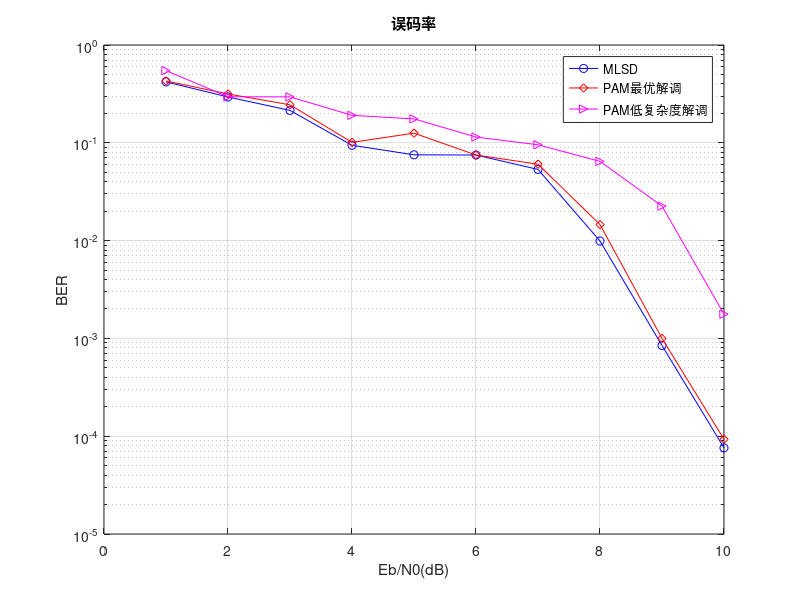

This chart was generated by the following MATLAB code:
clc,clear;
set(0,'defaultfigurecolor','w');                 %设置图窗背景为白色
EbN0 = 1:1:10;
MLSDAccRate =[58.0315 70.5641 78.5654 90.5654 92.4641 92.5 94.6565 99.01 99.9154 99.9924];
PAMzuiyouAccRate = [57.0835 68.43117 75.52118 89.8955 87.44966 92.5 93.95832 98.54133 99.9 99.9907];
PAMciyouAccRate = [45.3132 70.43117 70.52118 80.8955 82.44966 88.5464 90.4563 93.5461 97.7464 99.8231];
PAMzuiyouErrRate = 1-PAMzuiyouAccRate/100;
MLSDErrRate = 1-MLSDAccRate/100;
PAMciyouErrRate = 1-PAMciyouAccRate/100;
figure
semilogy(EbN0,MLSDErrRate,'bo-',EbN0,PAMzuiyouErrRate,'rd-',EbN0,PAMciyouErrRate,'m>-');
xlabel('Eb/N0(dB)'),ylabel('BER'),legend('MLSD','PAM最优解调','PAM低复杂度解调');
title('误码率'),grid on;